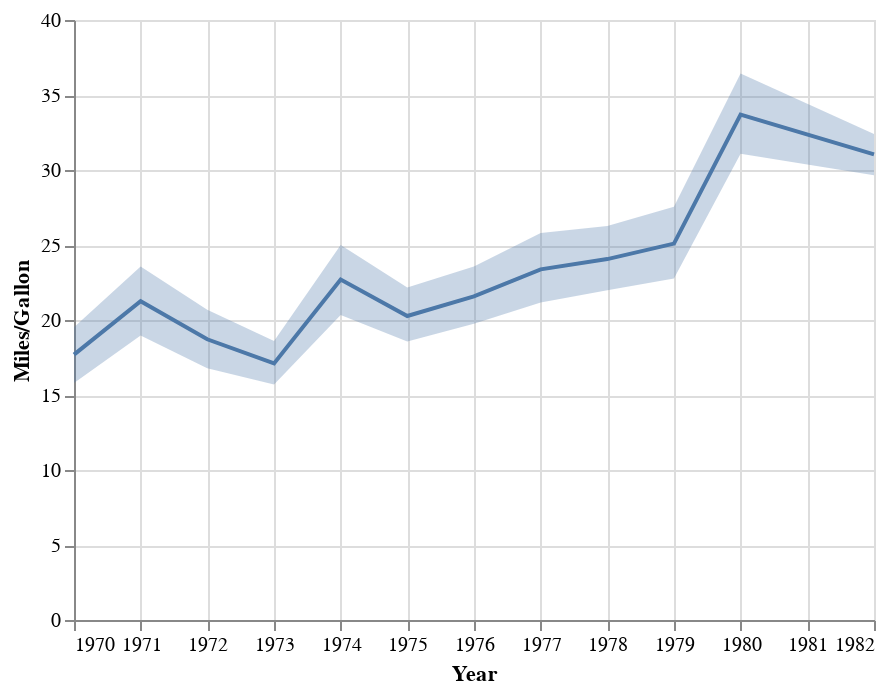

The code cell stored with this chart in its notebook:
### Markdown cell above
# Plotting Tidy Data with Altair
Since our data is Tidy, we can use the Grammar of Graphics to make plots!

### Code cell
line = alt.Chart(cars_df).mark_line().encode(
    x='Year',
    y='mean(Miles_per_Gallon)'
)
# https://altair-viz.github.io/user_guide/generated/core/altair.ErrorBandDef.html#altair.ErrorBandDef
band = alt.Chart(cars_df).mark_errorband(extent='ci').encode(
    x='Year',
    y=alt.Y('Miles_per_Gallon', title='Miles/Gallon'),
)

band + line

### Figure 1 — Vega-Lite specification as saved in the notebook (floating-point values rounded to 4 significant figures; data arrays with more than 128 entries replaced by an {"elided": "..."} marker saying what was removed)
{"config": {"view": {"continuousWidth": 400, "continuousHeight": 300}}, "layer": [{"mark": {"type": "errorband", "extent": "ci"}, "encoding": {"x": {"type": "temporal", "field": "Year"}, "y": {"type": "quantitative", "field": "Miles_per_Gallon", "title": "Miles/Gallon"}}}, {"mark": "line", "encoding": {"x": {"type": "temporal", "field": "Year"}, "y": {"type": "quantitative", "aggregate": "mean", "field": "Miles_per_Gallon"}}}], "data": {"name": "data-f02450ab61490a1363517a0190416235"}, "$schema": "https://vega.github.io/schema/vega-lite/v4.8.1.json", "datasets": {"data-f02450ab61490a1363517a0190416235": {"elided": "406 records"}}}
